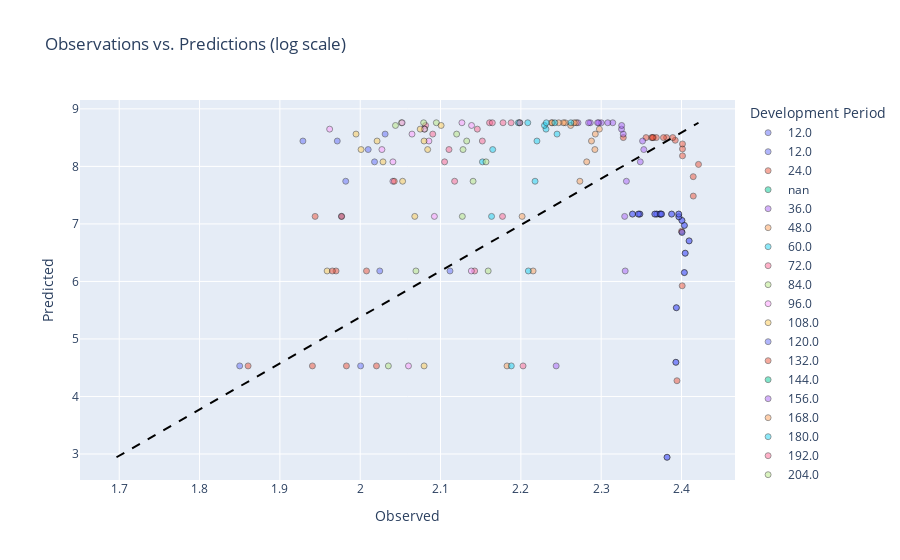

The cell this chart's notebook holds for it:
### Code cell
r.icrfs.plot.obs_pred(log=True, color='dev')

### Figure 1 — Plotly figure (JSON) as saved in the notebook; plotly's stock layout.template omitted (floating-point values rounded to 4 significant figures; data arrays with more than 128 entries replaced by an {"elided": "..."} marker saying what was removed)
{"data": [{"customdata": [[2003, "12.0", 1], [2004, "12.0", 2], [2005, "12.0", 3], [2006, "12.0", 4], [2007, "12.0", 5], [2008, "12.0", 6], [2009, "12.0", 7], [2010, "12.0", 8], [2011, "12.0", 9], [2012, "12.0", 10], [2013, "12.0", 11], [2014, "12.0", 12], [2015, "12.0", 13], [2016, "12.0", 14], [2017, "12.0", 15], [2018, "12.0", 16], [2019, "12.0", 17], [2020, "12.0", 18], [2021, "12.0", 19], [2022, "12.0", 20]], "hovertemplate": "Development Period=%{customdata[1]}<br>Observed=%{x}<br>Predicted=%{y}<br>Accident Period=%{customdata[0]}<br>Calendar Period=%{customdata[2]}<extra></extra>", "legendgroup": "12.0", "marker": {"color": "#636efa", "line": {"color": "black", "width": 0.75}, "opacity": 0.5, "symbol": "circle"}, "mode": "markers", "name": "12.0", "orientation": "v", "showlegend": true, "type": "scatter", "x": [2.382, 2.393, 2.394, 2.404, 2.405, 2.409, 2.401, 2.404, 2.401, 2.397, 2.397, 2.388, 2.373, 2.369, 2.367, 2.374, 2.375, 2.348, 2.339, 2.346], "xaxis": "x", "y": [2.944, 4.594, 5.543, 6.154, 6.491, 6.705, 6.853, 6.974, 7.06, 7.124, 7.171, 7.171, 7.171, 7.171, 7.171, 7.171, 7.171, 7.171, 7.171, 7.171], "yaxis": "y"}, {"customdata": [[2003, "24.0", 2], [2004, "24.0", 3], [2005, "24.0", 4], [2006, "24.0", 5], [2007, "24.0", 6], [2008, "24.0", 7], [2009, "24.0", 8], [2010, "24.0", 9], [2011, "24.0", 10], [2012, "24.0", 11], [2013, "24.0", 12], [2014, "24.0", 13], [2015, "24.0", 14], [2016, "24.0", 15], [2017, "24.0", 16], [2018, "24.0", 17], [2019, "24.0", 18], [2020, "24.0", 19], [2021, "24.0", 20]], "hovertemplate": "Development Period=%{customdata[1]}<br>Observed=%{x}<br>Predicted=%{y}<br>Accident Period=%{customdata[0]}<br>Calendar Period=%{customdata[2]}<extra></extra>", "legendgroup": "24.0", "marker": {"color": "#EF553B", "line": {"color": "black", "width": 0.75}, "opacity": 0.5, "symbol": "circle"}, "mode": "markers", "name": "24.0", "orientation": "v", "showlegend": true, "type": "scatter", "x": [2.394, 2.401, 2.4, 2.415, 2.415, 2.421, 2.401, 2.401, 2.401, 2.392, 2.389, 2.381, 2.365, 2.378, 2.363, 2.369, 2.364, 2.328, 2.356], "xaxis": "x", "y": [4.274, 5.924, 6.873, 7.484, 7.821, 8.035, 8.183, 8.304, 8.39, 8.454, 8.501, 8.501, 8.501, 8.501, 8.501, 8.501, 8.501, 8.501, 8.501], "yaxis": "y"}, {"customdata": {"elided": "45x3 str values"}, "hovertemplate": "Development Period=%{customdata[1]}<br>Observed=%{x}<br>Predicted=%{y}<br>Accident Period=%{customdata[0]}<br>Calendar Period=%{customdata[2]}<extra></extra>", "legendgroup": "nan", "marker": {"color": "#00cc96", "line": {"color": "black", "width": 0.75}, "opacity": 0.5, "symbol": "circle"}, "mode": "markers", "name": "nan", "orientation": "v", "showlegend": true, "type": "scatter", "x": [null, null, null, null, null, null, null, null, null, null, null, null, null, null, null, null, null, null, null, null, null, null, null, null, null, null, null, null, null, null, null, null, null, null, null, null, null, null, null, null, null, null, null, null, null], "xaxis": "x", "y": [4.531, 6.182, 7.131, 7.742, 8.079, 8.293, 8.441, 8.561, 8.648, 8.711, 8.759, 8.759, 8.759, 8.759, 4.531, 7.131, 7.742, 8.079, 8.293, 8.441, 8.561, 8.711, 8.759, 4.531, 6.182, 7.131, 7.742, 8.079, 8.561, 8.648, 4.531, 6.182, 7.131, 7.742, 8.079, 8.293, 7.131, 7.742, 8.079, 8.293, 4.531, 6.182, 7.131, 7.742, 8.079], "yaxis": "y"}, {"customdata": [[2003, "36.0", 3], [2004, "36.0", 4], [2005, "36.0", 5], [2006, "36.0", 6], [2007, "36.0", 7], [2008, "36.0", 8], [2009, "36.0", 9], [2010, "36.0", 10], [2011, "36.0", 11], [2012, "36.0", 12], [2013, "36.0", 13], [2014, "36.0", 14], [2015, "36.0", 15], [2016, "36.0", 16], [2017, "36.0", 17], [2018, "36.0", 18], [2019, "36.0", 19], [2020, "36.0", 20]], "hovertemplate": "Development Period=%{customdata[1]}<br>Observed=%{x}<br>Predicted=%{y}<br>Accident Period=%{customdata[0]}<br>Calendar Period=%{customdata[2]}<extra></extra>", "legendgroup": "36.0", "marker": {"color": "#ab63fa", "line": {"color": "black", "width": 0.75}, "opacity": 0.5, "symbol": "circle"}, "mode": "markers", "name": "36.0", "orientation": "v", "showlegend": true, "type": "scatter", "x": [2.33, 2.329, 2.331, 2.349, 2.353, 2.352, 2.327, 2.325, 2.325, 2.314, 2.308, 2.3, 2.297, 2.295, 2.271, 2.286, 2.284, 2.244], "xaxis": "x", "y": [6.182, 7.131, 7.742, 8.079, 8.293, 8.441, 8.561, 8.648, 8.711, 8.759, 8.759, 8.759, 8.759, 8.759, 8.759, 8.759, 8.759, 4.531], "yaxis": "y"}, {"customdata": [[2003, "48.0", 4], [2004, "48.0", 5], [2005, "48.0", 6], [2006, "48.0", 7], [2007, "48.0", 8], [2008, "48.0", 9], [2009, "48.0", 10], [2010, "48.0", 11], [2011, "48.0", 12], [2012, "48.0", 13], [2013, "48.0", 14], [2014, "48.0", 15], [2015, "48.0", 16], [2016, "48.0", 17], [2017, "48.0", 18], [2018, "48.0", 19], [2019, "48.0", 20]], "hovertemplate": "Development Period=%{customdata[1]}<br>Observed=%{x}<br>Predicted=%{y}<br>Accident Period=%{customdata[0]}<br>Calendar Period=%{customdata[2]}<extra></extra>", "legendgroup": "48.0", "marker": {"color": "#FFA15A", "line": {"color": "black", "width": 0.75}, "opacity": 0.5, "symbol": "circle"}, "mode": "markers", "name": "48.0", "orientation": "v", "showlegend": true, "type": "scatter", "x": [2.273, 2.282, 2.292, 2.288, 2.293, 2.298, 2.262, 2.269, 2.266, 2.255, 2.239, 2.253, 2.247, 2.238, 2.183, 2.215, 2.202], "xaxis": "x", "y": [7.742, 8.079, 8.293, 8.441, 8.561, 8.648, 8.711, 8.759, 8.759, 8.759, 8.759, 8.759, 8.759, 8.759, 4.531, 6.182, 7.131], "yaxis": "y"}, {"customdata": [[2003, "60.0", 5], [2004, "60.0", 6], [2005, "60.0", 7], [2006, "60.0", 8], [2007, "60.0", 9], [2008, "60.0", 10], [2009, "60.0", 11], [2010, "60.0", 12], [2011, "60.0", 13], [2012, "60.0", 14], [2013, "60.0", 15], [2014, "60.0", 16], [2015, "60.0", 17], [2016, "60.0", 18], [2017, "60.0", 19], [2018, "60.0", 20]], "hovertemplate": "Development Period=%{customdata[1]}<br>Observed=%{x}<br>Predicted=%{y}<br>Accident Period=%{customdata[0]}<br>Calendar Period=%{customdata[2]}<extra></extra>", "legendgroup": "60.0", "marker": {"color": "#19d3f3", "line": {"color": "black", "width": 0.75}, "opacity": 0.5, "symbol": "circle"}, "mode": "markers", "name": "60.0", "orientation": "v", "showlegend": true, "type": "scatter", "x": [2.22, 2.245, 2.231, 2.229, 2.242, 2.262, 2.199, 2.232, 2.197, 2.209, 2.188, 2.209, 2.163, 2.218, 2.152, 2.165], "xaxis": "x", "y": [8.441, 8.561, 8.648, 8.711, 8.759, 8.759, 8.759, 8.759, 8.759, 8.759, 4.531, 6.182, 7.131, 7.742, 8.079, 8.293], "yaxis": "y"}, {"customdata": [[2003, "72.0", 6], [2004, "72.0", 7], [2005, "72.0", 8], [2006, "72.0", 9], [2007, "72.0", 10], [2008, "72.0", 11], [2009, "72.0", 12], [2010, "72.0", 13], [2011, "72.0", 14], [2012, "72.0", 15], [2013, "72.0", 16], [2014, "72.0", 17], [2015, "72.0", 18], [2016, "72.0", 19], [2017, "72.0", 20]], "hovertemplate": "Development Period=%{customdata[1]}<br>Observed=%{x}<br>Predicted=%{y}<br>Accident Period=%{customdata[0]}<br>Calendar Period=%{customdata[2]}<extra></extra>", "legendgroup": "72.0", "marker": {"color": "#FF6692", "line": {"color": "black", "width": 0.75}, "opacity": 0.5, "symbol": "circle"}, "mode": "markers", "name": "72.0", "orientation": "v", "showlegend": true, "type": "scatter", "x": [2.188, 2.178, 2.161, 2.199, 2.164, 2.203, 2.142, 2.177, 2.118, 2.105, 2.111, 2.152, 2.09, 2.146, 2.081], "xaxis": "x", "y": [8.759, 8.759, 8.759, 8.759, 8.759, 4.531, 6.182, 7.131, 7.742, 8.079, 8.293, 8.441, 8.561, 8.648, 8.711], "yaxis": "y"}, {"customdata": [[2003, "84.0", 7], [2004, "84.0", 8], [2005, "84.0", 9], [2006, "84.0", 10], [2007, "84.0", 11], [2008, "84.0", 12], [2009, "84.0", 13], [2010, "84.0", 14], [2011, "84.0", 15], [2012, "84.0", 16], [2013, "84.0", 17], [2014, "84.0", 18], [2015, "84.0", 19], [2016, "84.0", 20]], "hovertemplate": "Development Period=%{customdata[1]}<br>Observed=%{x}<br>Predicted=%{y}<br>Accident Period=%{customdata[0]}<br>Calendar Period=%{customdata[2]}<extra></extra>", "legendgroup": "84.0", "marker": {"color": "#B6E880", "line": {"color": "black", "width": 0.75}, "opacity": 0.5, "symbol": "circle"}, "mode": "markers", "name": "84.0", "orientation": "v", "showlegend": true, "type": "scatter", "x": [2.159, 2.127, 2.141, 2.157, 2.128, 2.133, 2.12, 2.08, 2.044, 2.079, 2.051, 2.095, 2.035, 2.069], "xaxis": "x", "y": [6.182, 7.131, 7.742, 8.079, 8.293, 8.441, 8.561, 8.648, 8.711, 8.759, 8.759, 8.759, 4.531, 6.182], "yaxis": "y"}, {"customdata": [[2003, "96.0", 8], [2004, "96.0", 9], [2005, "96.0", 10], [2006, "96.0", 11], [2007, "96.0", 12], [2008, "96.0", 13], [2009, "96.0", 14], [2010, "96.0", 15], [2011, "96.0", 16], [2012, "96.0", 17], [2013, "96.0", 18], [2014, "96.0", 19], [2015, "96.0", 20]], "hovertemplate": "Development Period=%{customdata[1]}<br>Observed=%{x}<br>Predicted=%{y}<br>Accident Period=%{customdata[0]}<br>Calendar Period=%{customdata[2]}<extra></extra>", "legendgroup": "96.0", "marker": {"color": "#FF97FF", "line": {"color": "black", "width": 0.75}, "opacity": 0.5, "symbol": "circle"}, "mode": "markers", "name": "96.0", "orientation": "v", "showlegend": true, "type": "scatter", "x": [2.08, 2.139, 2.052, 2.127, 2.06, 2.138, 2.092, 2.041, 2.041, 2.027, 2.086, 2.064, 1.962], "xaxis": "x", "y": [8.648, 8.711, 8.759, 8.759, 4.531, 6.182, 7.131, 7.742, 8.079, 8.293, 8.441, 8.561, 8.648], "yaxis": "y"}, {"customdata": [[2003, "108.0", 9], [2004, "108.0", 10], [2005, "108.0", 11], [2006, "108.0", 12], [2007, "108.0", 13], [2008, "108.0", 14], [2009, "108.0", 15], [2010, "108.0", 16], [2011, "108.0", 17], [2012, "108.0", 18], [2013, "108.0", 19], [2014, "108.0", 20]], "hovertemplate": "Development Period=%{customdata[1]}<br>Observed=%{x}<br>Predicted=%{y}<br>Accident Period=%{customdata[0]}<br>Calendar Period=%{customdata[2]}<extra></extra>", "legendgroup": "108.0", "marker": {"color": "#FECB52", "line": {"color": "black", "width": 0.75}, "opacity": 0.5, "symbol": "circle"}, "mode": "markers", "name": "108.0", "orientation": "v", "showlegend": true, "type": "scatter", "x": [2.001, 2.079, 1.995, 2.075, 2.101, 2.08, 1.959, 2.068, 2.053, 2.028, 2.084, 2.021], "xaxis": "x", "y": [8.293, 8.441, 8.561, 8.648, 8.711, 4.531, 6.182, 7.131, 7.742, 8.079, 8.293, 8.441], "yaxis": "y"}, {"customdata": [[2003, "120.0", 10], [2004, "120.0", 11], [2005, "120.0", 12], [2006, "120.0", 13], [2007, "120.0", 14], [2008, "120.0", 15], [2009, "120.0", 16], [2010, "120.0", 17], [2011, "120.0", 18], [2012, "120.0", 19], [2013, "120.0", 20]], "hovertemplate": "Development Period=%{customdata[1]}<br>Observed=%{x}<br>Predicted=%{y}<br>Accident Period=%{customdata[0]}<br>Calendar Period=%{customdata[2]}<extra></extra>", "legendgroup": "120.0", "marker": {"color": "#636efa", "line": {"color": "black", "width": 0.75}, "opacity": 0.5, "symbol": "circle"}, "mode": "markers", "name": "120.0", "orientation": "v", "showlegend": true, "type": "scatter", "x": [1.971, 2.031, 2.0, 2.112, 1.977, 1.982, 2.018, 2.01, 1.929, 1.85, 2.024], "xaxis": "x", "y": [8.441, 8.561, 4.531, 6.182, 7.131, 7.742, 8.079, 8.293, 8.441, 4.531, 6.182], "yaxis": "y"}, {"customdata": [[2003, "132.0", 11], [2004, "132.0", 12], [2005, "132.0", 13], [2006, "132.0", 14], [2007, "132.0", 15], [2008, "132.0", 16], [2009, "132.0", 17], [2010, "132.0", 18], [2011, "132.0", 19], [2012, "132.0", 20]], "hovertemplate": "Development Period=%{customdata[1]}<br>Observed=%{x}<br>Predicted=%{y}<br>Accident Period=%{customdata[0]}<br>Calendar Period=%{customdata[2]}<extra></extra>", "legendgroup": "132.0", "marker": {"color": "#EF553B", "line": {"color": "black", "width": 0.75}, "opacity": 0.5, "symbol": "circle"}, "mode": "markers", "name": "132.0", "orientation": "v", "showlegend": true, "type": "scatter", "x": [1.941, 1.97, 1.977, 2.042, 2.02, 1.965, 1.944, 1.983, 2.008, 1.86], "xaxis": "x", "y": [4.531, 6.182, 7.131, 7.742, 4.531, 6.182, 7.131, 4.531, 6.182, 4.531], "yaxis": "y"}, {"customdata": [[2003, "144.0", 12], [2004, "144.0", 13], [2005, "144.0", 14], [2006, "144.0", 15], [2007, "144.0", 16], [2008, "144.0", 17], [2009, "144.0", 18], [2010, "144.0", 19], [2011, "144.0", 20]], "hovertemplate": "Development Period=%{customdata[1]}<br>Observed=%{x}<br>Predicted=%{y}<br>Accident Period=%{customdata[0]}<br>Calendar Period=%{customdata[2]}<extra></extra>", "legendgroup": "144.0", "marker": {"color": "#00cc96", "line": {"color": "black", "width": 0.75}, "opacity": 0.5, "symbol": "circle"}, "mode": "markers", "name": "144.0", "orientation": "v", "showlegend": true, "type": "scatter", "x": [1.921, 2.101, 1.896, 2.021, 2.007, 1.933, 1.965, 1.785, 1.846], "xaxis": "x", "y": [null, null, null, null, null, null, null, null, null], "yaxis": "y"}, {"customdata": [[2003, "156.0", 13], [2004, "156.0", 14], [2005, "156.0", 15], [2006, "156.0", 16], [2007, "156.0", 17], [2008, "156.0", 18], [2009, "156.0", 19], [2010, "156.0", 20]], "hovertemplate": "Development Period=%{customdata[1]}<br>Observed=%{x}<br>Predicted=%{y}<br>Accident Period=%{customdata[0]}<br>Calendar Period=%{customdata[2]}<extra></extra>", "legendgroup": "156.0", "marker": {"color": "#ab63fa", "line": {"color": "black", "width": 0.75}, "opacity": 0.5, "symbol": "circle"}, "mode": "markers", "name": "156.0", "orientation": "v", "showlegend": true, "type": "scatter", "x": [1.849, 1.961, 1.876, 2.041, 1.874, 1.844, 1.886, 1.921], "xaxis": "x", "y": [null, null, null, null, null, null, null, null], "yaxis": "y"}, {"customdata": [[2003, "168.0", 14], [2004, "168.0", 15], [2005, "168.0", 16], [2006, "168.0", 17], [2007, "168.0", 18], [2008, "168.0", 19], [2009, "168.0", 20]], "hovertemplate": "Development Period=%{customdata[1]}<br>Observed=%{x}<br>Predicted=%{y}<br>Accident Period=%{customdata[0]}<br>Calendar Period=%{customdata[2]}<extra></extra>", "legendgroup": "168.0", "marker": {"color": "#FFA15A", "line": {"color": "black", "width": 0.75}, "opacity": 0.5, "symbol": "circle"}, "mode": "markers", "name": "168.0", "orientation": "v", "showlegend": true, "type": "scatter", "x": [1.897, 1.883, 1.923, 1.879, 1.998, 1.772, 1.882], "xaxis": "x", "y": [null, null, null, null, null, null, null], "yaxis": "y"}, {"customdata": [[2003, "180.0", 15], [2004, "180.0", 16], [2005, "180.0", 17], [2006, "180.0", 18], [2007, "180.0", 19], [2008, "180.0", 20]], "hovertemplate": "Development Period=%{customdata[1]}<br>Observed=%{x}<br>Predicted=%{y}<br>Accident Period=%{customdata[0]}<br>Calendar Period=%{customdata[2]}<extra></extra>", "legendgroup": "180.0", "marker": {"color": "#19d3f3", "line": {"color": "black", "width": 0.75}, "opacity": 0.5, "symbol": "circle"}, "mode": "markers", "name": "180.0", "orientation": "v", "showlegend": true, "type": "scatter", "x": [1.885, 1.749, 1.89, 1.967, 1.86, 1.804], "xaxis": "x", "y": [null, null, null, null, null, null], "yaxis": "y"}, {"customdata": [[2003, "192.0", 16], [2004, "192.0", 17], [2005, "192.0", 18], [2006, "192.0", 19], [2007, "192.0", 20]], "hovertemplate": "Development Period=%{customdata[1]}<br>Observed=%{x}<br>Predicted=%{y}<br>Accident Period=%{customdata[0]}<br>Calendar Period=%{customdata[2]}<extra></extra>", "legendgroup": "192.0", "marker": {"color": "#FF6692", "line": {"color": "black", "width": 0.75}, "opacity": 0.5, "symbol": "circle"}, "mode": "markers", "name": "192.0", "orientation": "v", "showlegend": true, "type": "scatter", "x": [1.842, 1.844, 1.985, 1.852, 1.818], "xaxis": "x", "y": [null, null, null, null, null], "yaxis": "y"}, {"customdata": [[2003, "204.0", 17], [2004, "204.0", 18], [2005, "204.0", 19], [2006, "204.0", 20]], "hovertemplate": "Development Period=%{customdata[1]}<br>Observed=%{x}<br>Predicted=%{y}<br>Accident Period=%{customdata[0]}<br>Calendar Period=%{customdata[2]}<extra></extra>", "legendgroup": "204.0", "marker": {"color": "#B6E880", "line": {"color": "black", "width": 0.75}, "opacity": 0.5, "symbol": "circle"}, "mode": "markers", "name": "204.0", "orientation": "v", "showlegend": true, "type": "scatter", "x": [1.88, 1.769, 1.86, 1.944], "xaxis": "x", "y": [null, null, null, null], "yaxis": "y"}, {"customdata": [[2003, "216.0", 18], [2004, "216.0", 19], [2005, "216.0", 20]], "hovertemplate": "Development Period=%{customdata[1]}<br>Observed=%{x}<br>Predicted=%{y}<br>Accident Period=%{customdata[0]}<br>Calendar Period=%{customdata[2]}<extra></extra>", "legendgroup": "216.0", "marker": {"color": "#FF97FF", "line": {"color": "black", "width": 0.75}, "opacity": 0.5, "symbol": "circle"}, "mode": "markers", "name": "216.0", "orientation": "v", "showlegend": true, "type": "scatter", "x": [1.868, 1.704, 1.697], "xaxis": "x", "y": [null, null, null], "yaxis": "y"}, {"customdata": [[2003, "228.0", 19], [2004, "228.0", 20]], "hovertemplate": "Development Period=%{customdata[1]}<br>Observed=%{x}<br>Predicted=%{y}<br>Accident Period=%{customdata[0]}<br>Calendar Period=%{customdata[2]}<extra></extra>", "legendgroup": "228.0", "marker": {"color": "#FECB52", "line": {"color": "black", "width": 0.75}, "opacity": 0.5, "symbol": "circle"}, "mode": "markers", "name": "228.0", "orientation": "v", "showlegend": true, "type": "scatter", "x": [1.986, 1.97], "xaxis": "x", "y": [null, null], "yaxis": "y"}, {"customdata": [[2003, "240.0", 20]], "hovertemplate": "Development Period=%{customdata[1]}<br>Observed=%{x}<br>Predicted=%{y}<br>Accident Period=%{customdata[0]}<br>Calendar Period=%{customdata[2]}<extra></extra>", "legendgroup": "240.0", "marker": {"color": "#636efa", "line": {"color": "black", "width": 0.75}, "opacity": 0.5, "symbol": "circle"}, "mode": "markers", "name": "240.0", "orientation": "v", "showlegend": true, "type": "scatter", "x": [1.698], "xaxis": "x", "y": [null], "yaxis": "y"}, {"customdata": [[2003, "12.0", 1], [2004, "12.0", 2], [2005, "12.0", 3], [2006, "12.0", 4], [2007, "12.0", 5], [2008, "12.0", 6], [2009, "12.0", 7], [2010, "12.0", 8], [2011, "12.0", 9], [2012, "12.0", 10], [2013, "12.0", 11], [2014, "12.0", 12], [2015, "12.0", 13], [2016, "12.0", 14], [2017, "12.0", 15], [2018, "12.0", 16], [2019, "12.0", 17], [2020, "12.0", 18], [2021, "12.0", 19], [2022, "12.0", 20]], "hovertemplate": "Development Period=%{customdata[1]}<br>Observed=%{x}<br>Predicted=%{y}<br>Accident Period=%{customdata[0]}<br>Calendar Period=%{customdata[2]}<extra></extra>", "legendgroup": "12.0", "marker": {"color": "#636efa", "line": {"color": "black", "width": 0.75}, "opacity": 0.5, "symbol": "circle"}, "mode": "markers", "name": "12.0", "orientation": "v", "showlegend": true, "type": "scatter", "x": [2.382, 2.393, 2.394, 2.404, 2.405, 2.409, 2.401, 2.404, 2.401, 2.397, 2.397, 2.388, 2.373, 2.369, 2.367, 2.374, 2.375, 2.348, 2.339, 2.346], "xaxis": "x", "y": [2.944, 4.594, 5.543, 6.154, 6.491, 6.705, 6.853, 6.974, 7.06, 7.124, 7.171, 7.171, 7.171, 7.171, 7.171, 7.171, 7.171, 7.171, 7.171, 7.171], "yaxis": "y"}], "layout": {"legend": {"title": {"text": "Development Period"}, "tracegroupgap": 0}, "shapes": [{"line": {"color": "black", "dash": "dash"}, "type": "line", "x0": 1.697, "x1": 2.421, "y0": 2.944, "y1": 8.759}], "title": {"text": "Observations vs. Predictions (log scale)"}, "xaxis": {"anchor": "y", "domain": [0, 1], "title": {"text": "Observed"}}, "yaxis": {"anchor": "x", "domain": [0, 1], "title": {"text": "Predicted"}}}}
